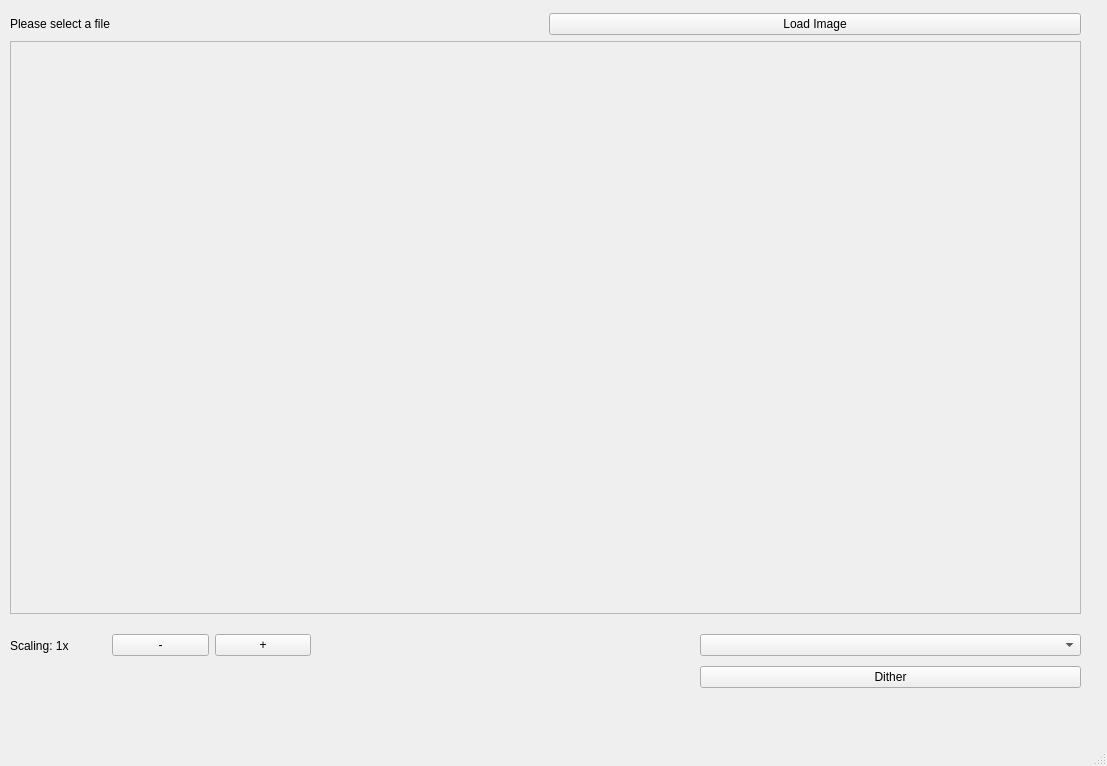
<?xml version="1.0" encoding="UTF-8"?>
<ui version="4.0">
 <class>MainWindow</class>
 <widget class="QMainWindow" name="MainWindow">
  <property name="geometry">
   <rect>
    <x>0</x>
    <y>0</y>
    <width>1107</width>
    <height>766</height>
   </rect>
  </property>
  <property name="windowTitle">
   <string>Dithery</string>
  </property>
  <widget class="QWidget" name="centralwidget">
   <widget class="QWidget" name="">
    <property name="geometry">
     <rect>
      <x>10</x>
      <y>630</y>
      <width>301</width>
      <height>31</height>
     </rect>
    </property>
    <layout class="QHBoxLayout" name="horizontalLayout_2">
     <property name="topMargin">
      <number>0</number>
     </property>
     <item>
      <widget class="QLabel" name="scalingLabel">
       <property name="text">
        <string>Scaling: 1x</string>
       </property>
      </widget>
     </item>
     <item>
      <widget class="QPushButton" name="minusButton">
       <property name="text">
        <string>-</string>
       </property>
      </widget>
     </item>
     <item>
      <widget class="QPushButton" name="plusButton">
       <property name="text">
        <string>+</string>
       </property>
      </widget>
     </item>
    </layout>
   </widget>
   <widget class="QWidget" name="">
    <property name="geometry">
     <rect>
      <x>700</x>
      <y>630</y>
      <width>381</width>
      <height>64</height>
     </rect>
    </property>
    <layout class="QVBoxLayout" name="verticalLayout_2">
     <property name="rightMargin">
      <number>0</number>
     </property>
     <item>
      <widget class="QComboBox" name="ditherTypeBox"/>
     </item>
     <item>
      <widget class="QPushButton" name="ditherButton">
       <property name="text">
        <string>Dither</string>
       </property>
      </widget>
     </item>
    </layout>
   </widget>
   <widget class="QWidget" name="">
    <property name="geometry">
     <rect>
      <x>10</x>
      <y>13</y>
      <width>1071</width>
      <height>601</height>
     </rect>
    </property>
    <layout class="QVBoxLayout" name="verticalLayout_3">
     <item>
      <layout class="QVBoxLayout" name="verticalLayout">
       <item>
        <layout class="QHBoxLayout" name="horizontalLayout">
         <item>
          <widget class="QLabel" name="label">
           <property name="text">
            <string>Please select a file</string>
           </property>
          </widget>
         </item>
         <item>
          <widget class="QPushButton" name="pushButton">
           <property name="text">
            <string>Load Image</string>
           </property>
          </widget>
         </item>
        </layout>
       </item>
       <item>
        <widget class="QScrollArea" name="scrollArea">
         <property name="widgetResizable">
          <bool>false</bool>
         </property>
         <widget class="QWidget" name="scrollAreaWidgetContents">
          <property name="geometry">
           <rect>
            <x>0</x>
            <y>0</y>
            <width>1029</width>
            <height>489</height>
           </rect>
          </property>
         </widget>
        </widget>
       </item>
      </layout>
     </item>
     <item>
      <layout class="QHBoxLayout" name="horizontalLayout_3" stretch="">
       <property name="spacing">
        <number>0</number>
       </property>
      </layout>
     </item>
    </layout>
   </widget>
  </widget>
  <widget class="QMenuBar" name="menubar">
   <property name="geometry">
    <rect>
     <x>0</x>
     <y>0</y>
     <width>1107</width>
     <height>26</height>
    </rect>
   </property>
  </widget>
  <widget class="QStatusBar" name="statusbar"/>
 </widget>
 <resources/>
 <connections/>
</ui>
